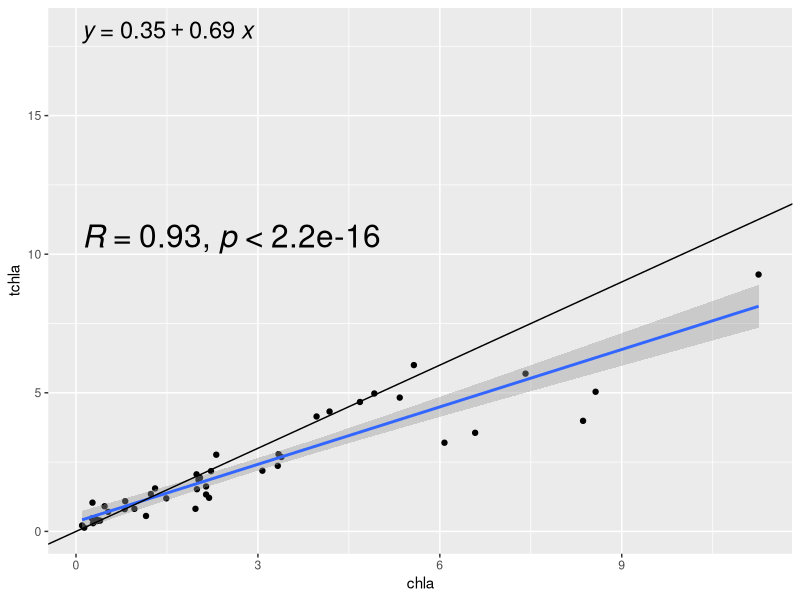

Write the R code that produced this figure. (Note: this script raises an error after producing the figure.)
## ---- chunk 1
#Load packages
library(tidyverse)
library(patchwork)
library(here)
library(readr)
library(readxl)
## ---- chunk 2
#Upload fully formatted microscopy data

micro <- read_csv(here("outputs", "micro_kc10_2021-12-01.csv"))

hplc <- read_csv(here("files", "hplc_2018_2020.csv"))

chl <- read_csv(here("files", "chl_2018_2020.csv"))
## ---- chunk 3
#Removing QU39 
micro <- micro %>% 
  filter(!site_id == "QU39")
## ---- chunk 4
#Summing species for the KC10-QU39 Timeseries
micro_sum <- micro %>%
  filter(trophicStatus == "auto") %>% 
  complete(date, group) %>% # make each day have all species, even if not observed (for joining)
  group_by(date, group) %>% 
  summarise(sum = sum(count)) %>% #sum counts for each grouping/class
  ungroup() %>% 
  arrange(date, group) %>% 
  mutate(sum = replace_na(sum, 0),
         site_id = "KC10")
## ---- chunk 5
chl_join <- chl %>% 
  filter(line_out_depth == 5 & filter_type == "Bulk GF/F") %>% 
  select(date, site_id, chla, chla_flag) %>% 
  filter(chla_flag == "AV" | is.na(chla_flag)) %>% 
  filter(!is.na(chla))

hplc_join <- hplc %>% 
  filter(line_out_depth == 5 & !is.na(all_chl_a)) %>% 
  select(date, site_id, tchla = all_chl_a)

hplc_join <- hplc_join %>% 
  left_join(chl_join)

hplc_join %>% 
  ggplot(aes(x = chla, y = tchla)) + 
  geom_point() +
  geom_smooth(method = "lm") +
  geom_abline(slope = 1, intercept = 0) +
  ggpubr::stat_cor(label.y.npc = 1.0, vjust = 2, size = 8) +
  ggpubr::stat_regline_equation(label.y = 18, size = 6)

chl_lm = lm(tchla ~ chla, data = hplc_join) 
summary(chl_lm) 
## ---- chunk 6
#Separating the 2018 chlorophyll data where there is no HPLC
chl_cali <- chl_join %>%
  filter(date < "2019-01-01")

#Applying the correction to the 2018 chl data based on the relationship between chl and HPLC TChla for 2019 and 2020. This relationship is plotted below.
chl_cali <- chl_cali %>% 
  mutate(tchla = (0.69*chla) + 0.35)

chl_merge <- chl_cali %>% 
  select(date, site_id, tchla)

hplc_merge <- hplc %>% 
  filter(line_out_depth == 5 & !is.na(all_chl_a)) %>% 
  select(date, site_id, tchla = all_chl_a)

tchla_merge <- rbind(hplc_merge, chl_merge)
## ---- chunk 7
#Making a location column.
chl_merge <- chl_merge %>% 
    mutate(location = case_when(site_id == "DFO2" ~ "F",
                              site_id == "KC10" ~ "C",
                              site_id == "QCS01" ~ "S",
                              TRUE ~ as.character(site_id)))


chl_merge <- arrange(mutate(chl_merge,
                       location = factor(location, levels = order_loc)))

## ---- chunk 8
#Exporting corrected TChla magnitudes
# write_csv(chl_merge, here("outputs", "bulk_chla_corrected.csv"))
## ---- chunk 9
#Set order or groups for plotting

micro_sum$group <- factor(micro_sum$group,
                         levels = c("Bacillariophyta", #Y
                                    "Chrysophyta", #Y
                                    "Dictyochophyta", #Y
                                    "Raphidiophyta", #Y
                                    "Dinoflagellata", #Y
                                    "Cryptophyta",#Y
                                    "Chlorophyta-Prasinophyta", #Y 
                                    "Euglenophyta", #Y
                                    "Prymnesiophyta-Haptophyta", #Y 
                                    "Unknown_Chlorophyta?", #Y
                                    "Unknown_Dinophyceae?", #Y
                                    "Unknown_flagellate" #Y
                                    ))

## ---- chunk 10
#Setting colour pallete for microscopy data - roughly comparable to chemtax data
color_palette_micro <- c("#ff8000", #Diatoms 
                   "#2642D5", #Chrysophytes
                   "#ff99c7", #Dicto (same color as chryso as same pig. group)
                   "#4d6600", #Raph
                   "#ff0000", #Dino
                   "#ffff00", #Crypto
                   "#00ff00", #Chloro (chloro and eugleno same colour, same pig. group)
                   "#93FFCA", #Eugleno
                   "#7d4dcc" #Hapto
                   )


## ---- chunk 11

micro_sum %>% 
  group_by(date) %>% 
  mutate(sum_all = sum(sum, na.rm = TRUE)) %>%
  ungroup() %>% 
  mutate(year = lubridate::year(date),
         month = lubridate::month(date),
         yday = lubridate::yday(date)) %>% 
  ggplot(aes(x = date, y = sum/100000, group = group, fill = group)) + 
  geom_area(position = "stack", alpha = 0.8, size = 0.5, colour = "black") +
  geom_point(aes(x = date, y = sum_all/100000), size = 2) +
  scale_fill_manual(values = color_palette_micro) +
  theme_bw() +
  theme(legend.position = "top",
        legend.direction = "horizontal",
        legend.title = element_blank(),
        text = element_text(size = 11)) +
  labs(x = "Year Day",
       y = bquote("Abundance (cells" ~10^5 ~ L^-1*")")) +
  theme(text = element_text(size = 25)) 

ggsave(here("figures_good", "timeseries_kc10.png"),
       width = 16, height = 6, dpi = 300)

